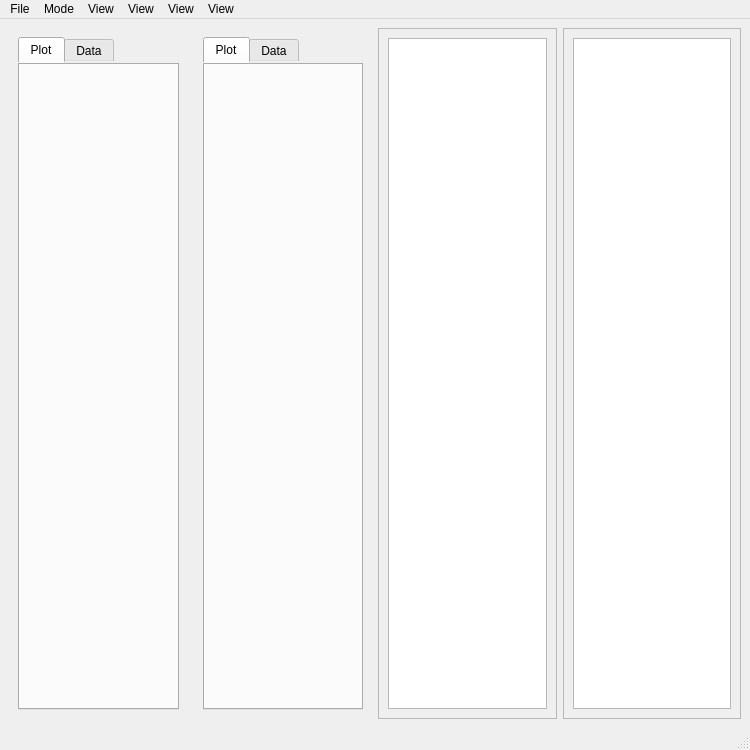
<?xml version="1.0" encoding="UTF-8"?>
<ui version="4.0">
 <class>MainWindow</class>
 <widget class="QMainWindow" name="MainWindow">
  <property name="geometry">
   <rect>
    <x>0</x>
    <y>0</y>
    <width>750</width>
    <height>750</height>
   </rect>
  </property>
  <property name="windowTitle">
   <string>SFRAT</string>
  </property>
  <property name="windowIcon">
   <iconset>
    <normaloff>favicon.ico</normaloff>favicon.ico</iconset>
  </property>
  <widget class="QWidget" name="centralwidget">
   <layout class="QGridLayout" name="gridLayout_3">
    <item row="0" column="3">
     <widget class="QFrame" name="evalResults">
      <property name="frameShape">
       <enum>QFrame::StyledPanel</enum>
      </property>
      <property name="frameShadow">
       <enum>QFrame::Raised</enum>
      </property>
      <layout class="QGridLayout" name="gridLayout_8">
       <item row="0" column="0">
        <widget class="QTableWidget" name="modelEvalTable">
         <property name="sizeAdjustPolicy">
          <enum>QAbstractScrollArea::AdjustToContents</enum>
         </property>
         <attribute name="verticalHeaderVisible">
          <bool>false</bool>
         </attribute>
        </widget>
       </item>
      </layout>
     </widget>
    </item>
    <item row="0" column="1">
     <widget class="QFrame" name="applyModels">
      <property name="styleSheet">
       <string notr="true">border:0</string>
      </property>
      <property name="frameShape">
       <enum>QFrame::StyledPanel</enum>
      </property>
      <property name="frameShadow">
       <enum>QFrame::Raised</enum>
      </property>
      <layout class="QGridLayout" name="gridLayout_5">
       <item row="0" column="0">
        <widget class="QTabWidget" name="modelTab">
         <property name="currentIndex">
          <number>0</number>
         </property>
         <widget class="QWidget" name="plotModelTab">
          <attribute name="title">
           <string>Plot</string>
          </attribute>
          <layout class="QGridLayout" name="gridLayout_6"/>
         </widget>
         <widget class="QWidget" name="dataModelTab">
          <attribute name="title">
           <string>Data</string>
          </attribute>
          <layout class="QGridLayout" name="gridLayout_7">
           <item row="0" column="0">
            <widget class="QTableWidget" name="modelTable">
             <property name="sizeAdjustPolicy">
              <enum>QAbstractScrollArea::AdjustToContents</enum>
             </property>
             <attribute name="verticalHeaderVisible">
              <bool>false</bool>
             </attribute>
            </widget>
           </item>
          </layout>
         </widget>
        </widget>
       </item>
      </layout>
     </widget>
    </item>
    <item row="0" column="0">
     <widget class="QFrame" name="analyzeData">
      <property name="enabled">
       <bool>true</bool>
      </property>
      <property name="mouseTracking">
       <bool>false</bool>
      </property>
      <property name="autoFillBackground">
       <bool>false</bool>
      </property>
      <property name="styleSheet">
       <string notr="true">border:0</string>
      </property>
      <property name="frameShape">
       <enum>QFrame::StyledPanel</enum>
      </property>
      <property name="frameShadow">
       <enum>QFrame::Raised</enum>
      </property>
      <layout class="QGridLayout" name="gridLayout">
       <item row="0" column="0">
        <widget class="QTabWidget" name="analyzeTab">
         <property name="currentIndex">
          <number>0</number>
         </property>
         <widget class="QWidget" name="plotTab">
          <attribute name="title">
           <string>Plot</string>
          </attribute>
          <layout class="QGridLayout" name="gridLayout_2"/>
         </widget>
         <widget class="QWidget" name="plotData">
          <attribute name="title">
           <string>Data</string>
          </attribute>
          <layout class="QGridLayout" name="gridLayout_4">
           <item row="0" column="0">
            <widget class="QTableWidget" name="dataTable">
             <property name="sizeAdjustPolicy">
              <enum>QAbstractScrollArea::AdjustToContents</enum>
             </property>
             <attribute name="verticalHeaderVisible">
              <bool>false</bool>
             </attribute>
            </widget>
           </item>
          </layout>
         </widget>
        </widget>
       </item>
      </layout>
     </widget>
    </item>
    <item row="0" column="2">
     <widget class="QFrame" name="modelResults">
      <property name="frameShape">
       <enum>QFrame::StyledPanel</enum>
      </property>
      <property name="frameShadow">
       <enum>QFrame::Raised</enum>
      </property>
      <layout class="QGridLayout" name="gridLayout_9">
       <item row="0" column="0">
        <widget class="QTableWidget" name="queryTable">
         <property name="sizeAdjustPolicy">
          <enum>QAbstractScrollArea::AdjustToContents</enum>
         </property>
         <attribute name="verticalHeaderVisible">
          <bool>false</bool>
         </attribute>
        </widget>
       </item>
      </layout>
     </widget>
    </item>
   </layout>
  </widget>
  <widget class="QStatusBar" name="statusbar"/>
  <widget class="QMenuBar" name="menubar">
   <property name="geometry">
    <rect>
     <x>0</x>
     <y>0</y>
     <width>750</width>
     <height>31</height>
    </rect>
   </property>
   <widget class="QMenu" name="menuFile">
    <property name="title">
     <string>File</string>
    </property>
    <widget class="QMenu" name="menuSelect_Sheet">
     <property name="title">
      <string>Select Sheet</string>
     </property>
    </widget>
    <addaction name="actionOpen"/>
    <addaction name="menuSelect_Sheet"/>
    <addaction name="separator"/>
    <addaction name="actionExport"/>
   </widget>
   <widget class="QMenu" name="menuMode">
    <property name="title">
     <string>Mode</string>
    </property>
    <addaction name="actionAnalyzeData"/>
    <addaction name="actionApplyModels"/>
    <addaction name="actionModelResults"/>
    <addaction name="actionEvaluateModels"/>
   </widget>
   <widget class="QMenu" name="menuViewAD">
    <property name="title">
     <string>View</string>
    </property>
    <addaction name="actionCF"/>
    <addaction name="actionTBF"/>
    <addaction name="actionFI"/>
    <addaction name="actionLap"/>
    <addaction name="actionArith"/>
    <addaction name="separator"/>
    <addaction name="actionLapConf"/>
    <addaction name="separator"/>
    <addaction name="actionPlot_Points"/>
    <addaction name="actionPlot_Lines"/>
    <addaction name="actionPlot_Both"/>
    <addaction name="separator"/>
    <addaction name="actionStartIndex"/>
    <addaction name="actionStopIndex"/>
   </widget>
   <widget class="QMenu" name="menuViewAM">
    <property name="title">
     <string>View</string>
    </property>
    <addaction name="actionModelPlaceholder"/>
    <addaction name="separator"/>
    <addaction name="actionCF_2"/>
    <addaction name="actionTBF_2"/>
    <addaction name="actionFI_2"/>
    <addaction name="actionPlotRel"/>
    <addaction name="separator"/>
    <addaction name="actionSelRel"/>
    <addaction name="separator"/>
    <addaction name="actionSelFFC"/>
    <addaction name="actionSelFFD"/>
    <addaction name="separator"/>
    <addaction name="actionPlot_Points_2"/>
    <addaction name="actionPlot_Lines_2"/>
    <addaction name="actionPlot_Both_2"/>
    <addaction name="separator"/>
    <addaction name="actionShowPlotData"/>
    <addaction name="actionShowPlotDataEnd"/>
   </widget>
   <widget class="QMenu" name="menuViewQ">
    <property name="title">
     <string>View</string>
    </property>
    <addaction name="actionQueryPlaceholder"/>
    <addaction name="separator"/>
    <addaction name="actionSpecFC"/>
    <addaction name="actionSpecRuntime"/>
    <addaction name="actionDesRel"/>
    <addaction name="actionSpecRelInt"/>
   </widget>
   <widget class="QMenu" name="menuViewE">
    <property name="title">
     <string>View</string>
    </property>
    <addaction name="actionEvalPlaceholder"/>
    <addaction name="separator"/>
    <addaction name="actionPSSEpct"/>
   </widget>
   <addaction name="menuFile"/>
   <addaction name="menuMode"/>
   <addaction name="menuViewAD"/>
   <addaction name="menuViewAM"/>
   <addaction name="menuViewQ"/>
   <addaction name="menuViewE"/>
  </widget>
  <action name="actionOpen">
   <property name="text">
    <string>Open...</string>
   </property>
   <property name="toolTip">
    <string>Open</string>
   </property>
   <property name="shortcut">
    <string>Ctrl+O</string>
   </property>
  </action>
  <action name="actionAnalyzeData">
   <property name="checkable">
    <bool>true</bool>
   </property>
   <property name="text">
    <string>Analyze Data</string>
   </property>
   <property name="shortcut">
    <string>1</string>
   </property>
  </action>
  <action name="actionApplyModels">
   <property name="checkable">
    <bool>true</bool>
   </property>
   <property name="text">
    <string>Apply Models</string>
   </property>
   <property name="shortcut">
    <string>2</string>
   </property>
  </action>
  <action name="actionModelResults">
   <property name="checkable">
    <bool>true</bool>
   </property>
   <property name="text">
    <string>Model Results</string>
   </property>
   <property name="shortcut">
    <string>3</string>
   </property>
  </action>
  <action name="actionEvaluateModels">
   <property name="checkable">
    <bool>true</bool>
   </property>
   <property name="text">
    <string>Evaluate Models</string>
   </property>
   <property name="shortcut">
    <string>4</string>
   </property>
  </action>
  <action name="actionCF">
   <property name="checkable">
    <bool>true</bool>
   </property>
   <property name="checked">
    <bool>true</bool>
   </property>
   <property name="text">
    <string>Cumulative Failures</string>
   </property>
  </action>
  <action name="actionTBF">
   <property name="checkable">
    <bool>true</bool>
   </property>
   <property name="text">
    <string>Time Between Failures</string>
   </property>
  </action>
  <action name="actionFI">
   <property name="checkable">
    <bool>true</bool>
   </property>
   <property name="text">
    <string>Failure Intensity</string>
   </property>
  </action>
  <action name="actionPlot_Points">
   <property name="checkable">
    <bool>true</bool>
   </property>
   <property name="text">
    <string>Plot: Points</string>
   </property>
  </action>
  <action name="actionPlot_Lines">
   <property name="checkable">
    <bool>true</bool>
   </property>
   <property name="text">
    <string>Plot: Lines</string>
   </property>
  </action>
  <action name="actionPlot_Both">
   <property name="checkable">
    <bool>true</bool>
   </property>
   <property name="checked">
    <bool>true</bool>
   </property>
   <property name="text">
    <string>Plot: Both</string>
   </property>
  </action>
  <action name="actionPlot_Data">
   <property name="text">
    <string>Plot: Data</string>
   </property>
  </action>
  <action name="actionLap">
   <property name="checkable">
    <bool>true</bool>
   </property>
   <property name="text">
    <string>Laplace Test</string>
   </property>
  </action>
  <action name="actionLapConf">
   <property name="checkable">
    <bool>false</bool>
   </property>
   <property name="text">
    <string>Laplace Confidence</string>
   </property>
   <property name="visible">
    <bool>false</bool>
   </property>
  </action>
  <action name="actionExport">
   <property name="text">
    <string>Export...</string>
   </property>
   <property name="shortcut">
    <string>Ctrl+S</string>
   </property>
  </action>
  <action name="actionPlot_Running_Average">
   <property name="text">
    <string>Plot: Running Average</string>
   </property>
  </action>
  <action name="actionPlot_Laplace_Trend_Test">
   <property name="text">
    <string>Plot: Laplace Trend Test</string>
   </property>
  </action>
  <action name="actionArith">
   <property name="checkable">
    <bool>true</bool>
   </property>
   <property name="text">
    <string>Running Average</string>
   </property>
  </action>
  <action name="actionStartIndex">
   <property name="text">
    <string>Plot: Edit Start Index</string>
   </property>
  </action>
  <action name="actionStopIndex">
   <property name="text">
    <string>Plot: Edit Stop Index</string>
   </property>
  </action>
  <action name="actionSelFFC">
   <property name="text">
    <string>Select Future Fail Count</string>
   </property>
  </action>
  <action name="actionSelFFD">
   <property name="text">
    <string>Select Future Fail Duration</string>
   </property>
  </action>
  <action name="actionRun_Models">
   <property name="text">
    <string>Run Models</string>
   </property>
  </action>
  <action name="action">
   <property name="checkable">
    <bool>true</bool>
   </property>
   <property name="text">
    <string>Show S-Shape</string>
   </property>
  </action>
  <action name="actionShow_Geometric">
   <property name="checkable">
    <bool>true</bool>
   </property>
   <property name="text">
    <string>Show Geometric</string>
   </property>
  </action>
  <action name="actionShow_Goel_Ukumoto">
   <property name="checkable">
    <bool>true</bool>
   </property>
   <property name="text">
    <string>Show Goel-Ukumoto</string>
   </property>
  </action>
  <action name="actionShow_Jelinski_Moranda">
   <property name="checkable">
    <bool>true</bool>
   </property>
   <property name="text">
    <string>Show Jelinski-Moranda</string>
   </property>
  </action>
  <action name="actionShow_Weibull">
   <property name="checkable">
    <bool>true</bool>
   </property>
   <property name="text">
    <string>Show Weibull</string>
   </property>
  </action>
  <action name="actionShowPlotData">
   <property name="checkable">
    <bool>true</bool>
   </property>
   <property name="checked">
    <bool>true</bool>
   </property>
   <property name="text">
    <string>Show Data on Plot</string>
   </property>
  </action>
  <action name="actionModelPlaceholder">
   <property name="text">
    <string>placeholder</string>
   </property>
   <property name="visible">
    <bool>false</bool>
   </property>
  </action>
  <action name="actionShowPlotDataEnd">
   <property name="checkable">
    <bool>true</bool>
   </property>
   <property name="checked">
    <bool>true</bool>
   </property>
   <property name="text">
    <string>Show Data End on Plot</string>
   </property>
  </action>
  <action name="actionPlot_Points_2">
   <property name="checkable">
    <bool>true</bool>
   </property>
   <property name="text">
    <string>Plot: Points</string>
   </property>
  </action>
  <action name="actionPlot_Lines_2">
   <property name="checkable">
    <bool>true</bool>
   </property>
   <property name="text">
    <string>Plot: Lines</string>
   </property>
  </action>
  <action name="actionPlot_Both_2">
   <property name="checkable">
    <bool>true</bool>
   </property>
   <property name="text">
    <string>Plot: Both</string>
   </property>
  </action>
  <action name="actionCF_2">
   <property name="checkable">
    <bool>true</bool>
   </property>
   <property name="checked">
    <bool>true</bool>
   </property>
   <property name="text">
    <string>Cumulative Failures</string>
   </property>
  </action>
  <action name="actionTBF_2">
   <property name="checkable">
    <bool>true</bool>
   </property>
   <property name="text">
    <string>Time Between Failures</string>
   </property>
  </action>
  <action name="actionFI_2">
   <property name="checkable">
    <bool>true</bool>
   </property>
   <property name="text">
    <string>Failure Intensity</string>
   </property>
  </action>
  <action name="actionPlotRel">
   <property name="checkable">
    <bool>true</bool>
   </property>
   <property name="text">
    <string>Reliability</string>
   </property>
  </action>
  <action name="actionSelRel">
   <property name="text">
    <string>Select Reliability Interval</string>
   </property>
   <property name="visible">
    <bool>false</bool>
   </property>
  </action>
  <action name="actionQueryPlaceholder">
   <property name="text">
    <string>modelSeparator</string>
   </property>
   <property name="visible">
    <bool>false</bool>
   </property>
  </action>
  <action name="actionSpecFC">
   <property name="text">
    <string>Specify Failure Count</string>
   </property>
  </action>
  <action name="actionSpecRuntime">
   <property name="text">
    <string>Specify Additional Runtime</string>
   </property>
  </action>
  <action name="actionDesRel">
   <property name="text">
    <string>Specify Desired Reliability</string>
   </property>
  </action>
  <action name="actionSpecRelInt">
   <property name="text">
    <string>Specify Reliability Interval</string>
   </property>
  </action>
  <action name="actionEvalPlaceholder">
   <property name="text">
    <string>modelPlaceholder</string>
   </property>
   <property name="visible">
    <bool>false</bool>
   </property>
  </action>
  <action name="actionPSSEpct">
   <property name="text">
    <string>Specify PSSE Percent</string>
   </property>
  </action>
 </widget>
 <resources/>
 <connections/>
 <slots>
  <slot>openFile_click()</slot>
  <slot>selectSheet_click()</slot>
  <slot>viewCumulative()</slot>
  <slot>viewTBF()</slot>
  <slot>viewIntensity()</slot>
  <slot>plotPoints()</slot>
  <slot>plotLines()</slot>
  <slot>plotBoth()</slot>
 </slots>
</ui>
